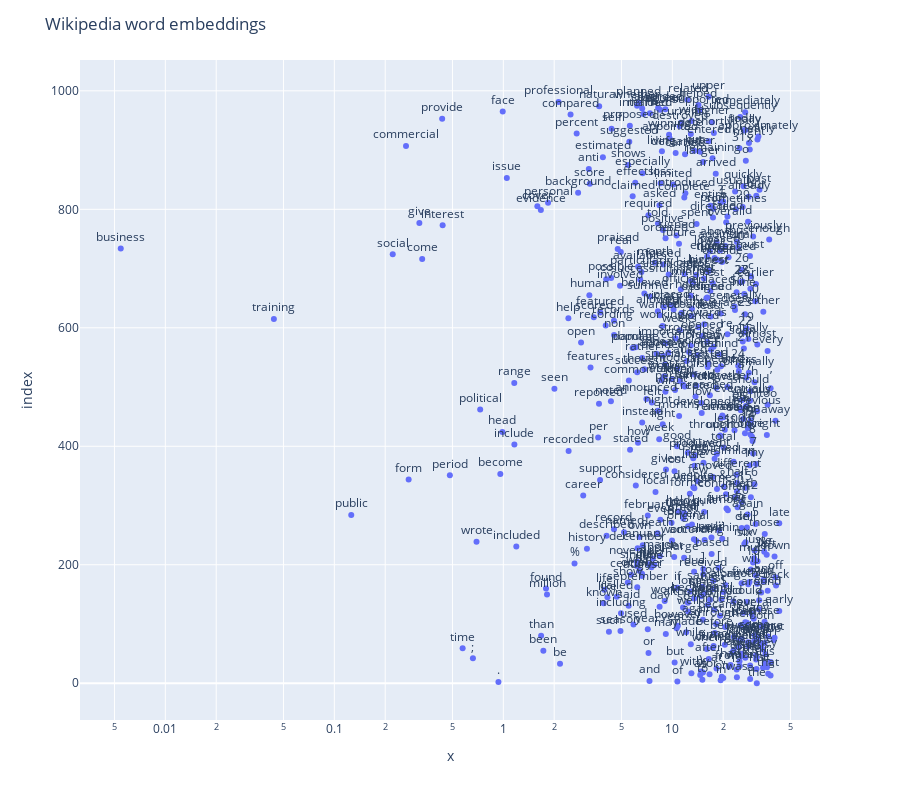

Notebook code for this chart:
### Code cell
fig = px.scatter(embedded_tsne[:, 0], embedded_tsne[:, 1], text=vocab_subset, log_x=True, size_max=60)

fig.update_traces(textposition='top center')

fig.update_layout(height=800, title_text="Wikipedia word embeddings")

fig.show()

### Figure 1 — Plotly figure (JSON) as saved in the notebook; plotly's stock layout.template omitted (floating-point values rounded to 4 significant figures; data arrays with more than 128 entries replaced by an {"elided": "..."} marker saying what was removed)
{"data": [{"hovertemplate": "x=%{x}<br>index=%{y}<br>text=%{text}<extra></extra>", "legendgroup": "", "marker": {"color": "#636efa", "symbol": "circle"}, "mode": "markers+text", "name": "", "orientation": "h", "showlegend": false, "text": {"elided": "991 str values"}, "textposition": "top center", "type": "scatter", "x": {"elided": "991 float values"}, "xaxis": "x", "y": {"elided": "991 int values"}, "yaxis": "y"}], "layout": {"height": 800, "legend": {"tracegroupgap": 0}, "margin": {"t": 60}, "title": {"text": "Wikipedia word embeddings"}, "xaxis": {"anchor": "y", "domain": [0, 1], "title": {"text": "x"}, "type": "log"}, "yaxis": {"anchor": "x", "domain": [0, 1], "title": {"text": "index"}}}}
